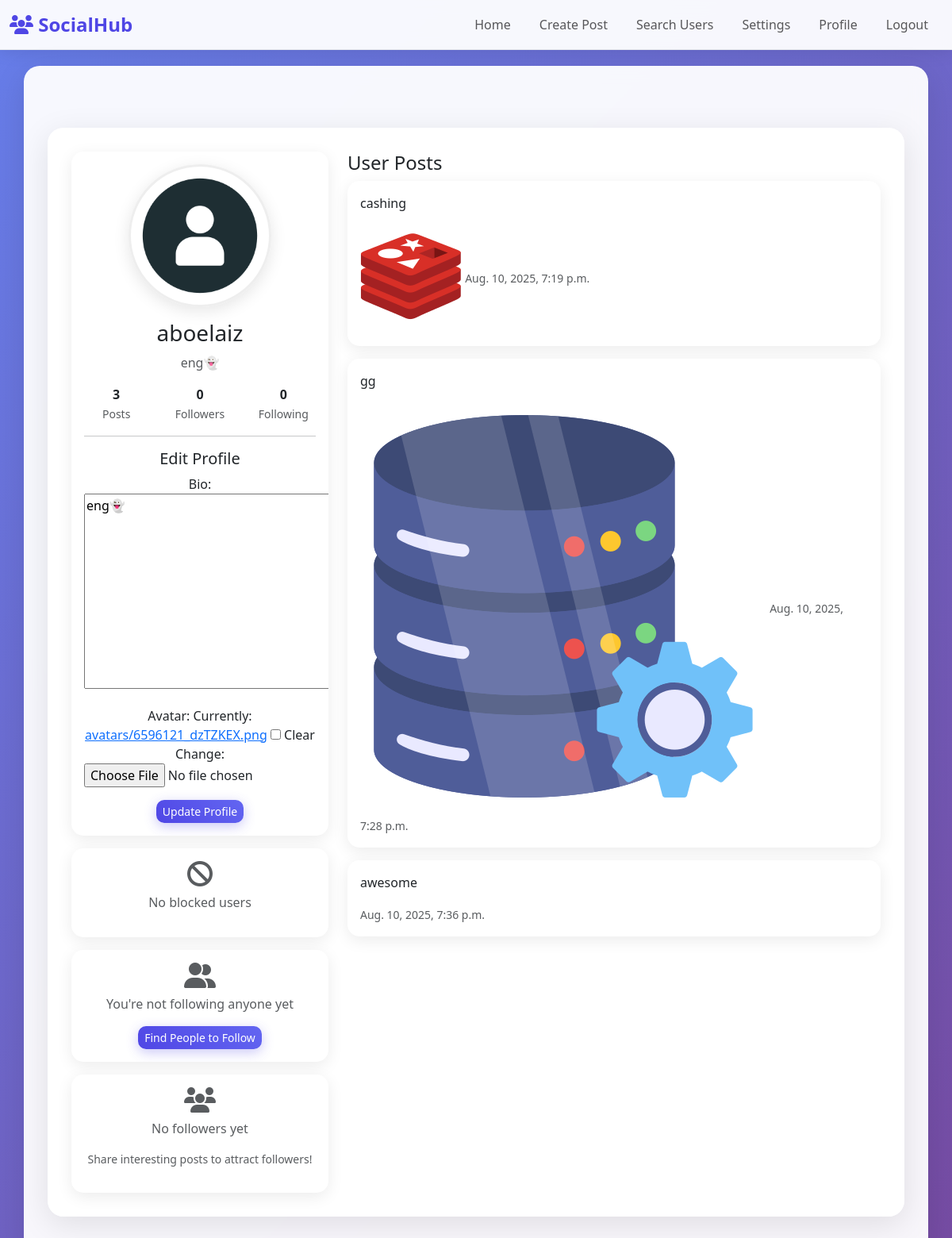
/users/profile/aboelaiz/ (signed in), run on the app's committed database.
### users/models.py (models this page shows, shortened)
class Profile(models.Model):
    user = models.OneToOneField(User, on_delete=models.CASCADE)
    bio = models.TextField(blank=True)
    avatar = models.ImageField(upload_to='avatars/', blank=True, null=True)

### posts/models.py (models this page shows, shortened)
class Post(models.Model):
    user = models.ForeignKey(User, on_delete=models.CASCADE)
    text = models.TextField()
    image = models.ImageField(upload_to='posts/', blank=True, null=True)
    timestamp = models.DateTimeField(auto_now_add=True)
    category = models.ForeignKey(Category, on_delete=models.SET_NULL, null=True, blank=True)
    tags = models.ManyToManyField(Tag, blank=True)
    shared_from = models.ForeignKey('self', on_delete=models.CASCADE, null=True, blank=True, related_name='shares')
    is_shared = models.BooleanField(default=False)

### users/views.py (the view, shortened to what this page needs)
# urls.py: path('profile/<str:username>/', views.profile_view, name='profile'),
@login_required
def profile_view(request, username):
    user = get_object_or_404(User, username=username)
    profile, created = Profile.objects.get_or_create(user=user)
    try:
        user_settings = Settings.objects.get(user=user)
    except Settings.DoesNotExist:
        user_settings = Settings.objects.create(user=user)
    is_owner = request.user == user
    if not is_owner and not user_settings.profile_visible:
        messages.warning(request, f"{user.username}'s profile is private and not visible.")
        return render(request, 'users/profile_private.html', {
            'profile_user': user,
            'is_owner': False
        })
    all_posts = user.post_set.all()
    posts = []
    if is_owner:
        posts = all_posts
    blocked_users = []
    if is_owner:
        from posts.models import Block
        blocked_users = Block.objects.filter(blocker=user).select_related('blocked_user')
    from users.models import Follow
    following = Follow.objects.filter(follower=user).select_related('following')
    followers = Follow.objects.filter(following=user).select_related('follower')
    following_count = following.count()
    followers_count = followers.count()
    posts_count = len(posts)
    if is_owner:
        if request.method == 'POST':
            form = ProfileForm(request.POST, request.FILES, instance=profile)
            if form.is_valid():
                form.save()
                messages.success(request, 'Profile updated!')
                return redirect('users:profile', username=user.username)
        else:
            form = ProfileForm(instance=profile)
    else:
        form = None
    return render(request, 'users/profile.html', {
        'profile': profile,
        'posts': posts,
        'is_owner': is_owner,
        'form': form,
        'blocked_users': blocked_users,
        'following': following,
        'followers': followers,
        'following_count': following_count,
        'followers_count': followers_count,
        'posts_count': posts_count
    })

### users/forms.py
class ProfileForm(forms.ModelForm):
    class Meta:
        model = Profile
        fields = ['bio', 'avatar']

### users/templates/users/profile.html (shortened to what this page needs)
{% extends 'base.html' %}
{% block content %}
<div class="container mt-5">
  <div class="row justify-content-center">
    <div class="col-md-4">
      <div class="card text-center">
        <div class="card-body">
          {% if profile.avatar %}
            <img src="{{ profile.avatar.url }}" class="rounded-circle mb-3" style="width: 180px; height: 180px; object-fit: cover; border: 3px solid #eee;" alt="{{ profile.user.username }}'s avatar">
          {% else %}
            <img src="https://via.placeholder.com/180" class="rounded-circle mb-3" alt="No avatar">
          {% endif %}
          <h3>{{ profile.user.username }}</h3>
          <p class="text-muted">{{ profile.bio|default:'No bio yet.' }}</p>
          <div class="row text-center mb-3">
            <div class="col-4">
              <strong>{{ posts_count }}</strong>
              <br><small class="text-muted">Posts</small>
            </div>
            <div class="col-4">
              <strong>{{ followers_count }}</strong>
              <br><small class="text-muted">Followers</small>
            </div>
            <div class="col-4">
              <strong>{{ following_count }}</strong>
              <br><small class="text-muted">Following</small>
            </div>
          </div>
          {% if is_owner %}
            <hr>
            <h5>Edit Profile</h5>
            <form method="post" enctype="multipart/form-data">
              {{ form.as_p }}
              <button type="submit" class="btn btn-primary btn-sm">Update Profile</button>
            </form>
          {% endif %}
        </div>
      </div>
      {% if is_owner and blocked_users %}
      <div class="card mt-3">
        <div class="card-header">
          <h5 class="mb-0">
            <i class="fas fa-ban text-danger"></i> Blocked Users
          </h5>
        </div>
        <div class="card-body">
          {% for block in blocked_users %}
            <div class="d-flex justify-content-between align-items-center mb-2 p-2 border rounded">
              <div class="d-flex align-items-center">
                <strong>{{ block.blocked_user.username }}</strong>
                <small class="text-muted ms-2">Blocked on {{ block.timestamp|date:"M d, Y" }}</small>
              </div>
              <a href="{% url 'posts:unblock_user' block.blocked_user.id %}"
                 class="btn btn-sm btn-outline-success"
                 onclick="return confirm('Are you sure you want to unblock {{ block.blocked_user.username }}?')">
                <i class="fas fa-unlock"></i> Unblock
              </a>
            </div>
          {% endfor %}
        </div>
      </div>
      {% elif is_owner %}
      <div class="card mt-3">
        <div class="card-body text-center text-muted">
          <i class="fas fa-ban fa-2x mb-2"></i>
          <p>No blocked users</p>
        </div>
      </div>
      {% endif %}
      {% if following %}
      <div class="card mt-3">
        <div class="card-header">
          <h5 class="mb-0">
            <i class="fas fa-user-friends text-primary"></i> Following ({{ following_count }})
          </h5>
        </div>
        <div class="card-body">
          {% for follow in following %}
            <div class="d-flex justify-content-between align-items-center mb-2 p-2 border rounded">
              <div class="d-flex align-items-center">
                <strong>{{ follow.following.username }}</strong>
                <small class="text-muted ms-2">Following since {{ follow.created_at|date:"M d, Y" }}</small>
              </div>
              <div>
                <a href="{% url 'users:profile' follow.following.username %}"
                   class="btn btn-sm btn-outline-primary me-2">
                  <i class="fas fa-user"></i> View Profile
                </a>
                {% if is_owner %}
                <a href="{% url 'posts:follow_user' follow.following.id %}"
                   class="btn btn-sm btn-outline-danger"
                   onclick="return confirm('Are you sure you want to unfollow {{ follow.following.username }}?')">
                  <i class="fas fa-user-minus"></i> Unfollow
                </a>
                {% endif %}
              </div>
            </div>
          {% endfor %}
        </div>
      </div>
      {% elif is_owner %}
      <div class="card mt-3">
        <div class="card-body text-center text-muted">
          <i class="fas fa-user-friends fa-2x mb-2"></i>
          <p>You're not following anyone yet</p>
          <a href="{% url 'posts:search_users' %}" class="btn btn-primary btn-sm">Find People to Follow</a>
        </div>
      </div>
      {% endif %}
      {% if followers %}
      <div class="card mt-3">
        <div class="card-header">
          <h5 class="mb-0">
            <i class="fas fa-users text-success"></i> Followers ({{ followers_count }})
          </h5>
        </div>
        <div class="card-body">
          {% for follow in followers %}
            <div class="d-flex justify-content-between align-items-center mb-2 p-2 border rounded">
              <div class="d-flex align-items-center">
                <strong>{{ follow.follower.username }}</strong>
                <small class="text-muted ms-2">Following since {{ follow.created_at|date:"M d, Y" }}</small>
              </div>
              <div>
                <a href="{% url 'users:profile' follow.follower.username %}"
                   class="btn btn-sm btn-outline-primary">
                  <i class="fas fa-user"></i> View Profile
                </a>
              </div>
            </div>
          {% endfor %}
        </div>
      </div>
      {% elif is_owner %}
      <div class="card mt-3">
        <div class="card-body text-center text-muted">
          <i class="fas fa-users fa-2x mb-2"></i>
          <p>No followers yet</p>
          <p class="small">Share interesting posts to attract followers!</p>
        </div>
      </div>
      {% endif %}
    </div>
    <div class="col-md-8">
      <h4>User Posts</h4>
      {% for post in posts %}
        <div class="card mb-3">
          <div class="card-body">
            <p>{{ post.text }}</p>
            {% if post.image %}
              <img src="{{ post.image.url }}" class="img-fluid mb-2">
            {% endif %}
            <small class="text-muted">{{ post.timestamp }}</small>
          </div>
        </div>
      {% empty %}
        <p>No posts yet.</p>
      {% endfor %}
    </div>
  </div>
</div>
{% endblock %}

### core/templates/base.html (style rules this page uses)
:root { --primary-color: #4f46e5; --secondary-color: #6366f1; --accent-color: #ec4899; --success-color: #10b981; --warning-color: #f59e0b; --danger-color: #ef4444; --dark-color: #1f2937; --light-color: #f8fafc; --border-color: #e5e7eb; }
body { background: linear-gradient(135deg, #667eea 0%, #764ba2 100%); min-height: 100vh; font-family: 'Segoe UI', Tahoma, Geneva, Verdana, sans-serif; }
.container { background: rgba(255, 255, 255, 0.95); border-radius: 20px; margin-top: 20px; margin-bottom: 20px; padding: 30px; box-shadow: 0 10px 40px rgba(0, 0, 0, 0.1); backdrop-filter: blur(10px); }
.card { border: none; border-radius: 15px; box-shadow: 0 5px 20px rgba(0, 0, 0, 0.08); transition: all 0.3s ease; overflow: hidden; }
.btn { border-radius: 10px; font-weight: 500; transition: all 0.3s ease; border: none; }
.btn-primary { background: linear-gradient(45deg, var(--primary-color), var(--secondary-color)); box-shadow: 0 4px 15px rgba(79, 70, 229, 0.3); }
.rounded-circle { border: 4px solid white; box-shadow: 0 5px 20px rgba(0, 0, 0, 0.1); }

### data on the page
Profile: avatar (picture), user.username "aboelaiz", bio "eng👻"
Post: text "cashing", image (picture), timestamp "Aug. 10, 2025, 7:19 p.m."
Post: text "gg", image (picture), timestamp "Aug. 10, 2025, 7:28 p.m."
Post: text "awesome", timestamp "Aug. 10, 2025, 7:36 p.m."

### other printed values
{{ posts_count }} "3"
{{ followers_count }} "0"
{{ following_count }} "0"
